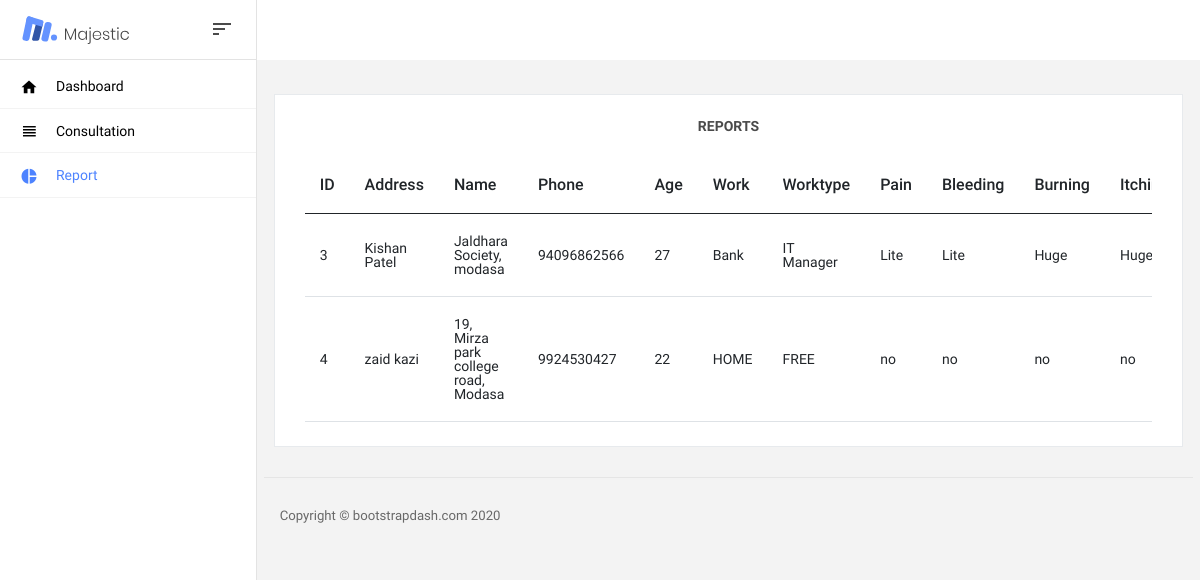
Screenshot of /report with the database file from the repository.
### home/models.py (models this page shows, shortened)
class Form(models.Model):
    name = models.CharField(max_length=122)
    address = models.CharField(max_length=122)
    phone = models.CharField(max_length=12)
    age = models.CharField(max_length=122)
    work= models.TextField(max_length=122)
    worktype= models.TextField(max_length=122)
    pain= models.TextField(max_length=122)
    bleeding= models.TextField(max_length=122)
    burning= models.TextField(max_length=122)
    itching= models.TextField(max_length=122)
    constipation= models.TextField(max_length=122)
    discharge= models.TextField(max_length=122)
    prolepse= models.TextField(max_length=122)
    anus= models.TextField(max_length=122)
    othercom= models.TextField(max_length=122)
    familyten= models.TextField(max_length=122)

### home/views.py (the view)
# urls.py: path("report" , views.report, name='report'),
def report(request):
    data= Form.objects.all()
    return render(request, 'report.html' ,{"mess":data} )

### templates/report.html (shortened to what this page needs)
{% extends 'base.html' %}
{% block body %}
<html lang="en">
<head>
  <link rel="stylesheet" href="static/vendors/mdi/css/materialdesignicons.min.css">
  <link rel="stylesheet" href="static/vendors/base/vendor.bundle.base.css">
  <link rel="stylesheet" href="static/css/style.css">
</head>
<body>
      <div class="main-panel">
        <div class="content-wrapper">
          <div class="row">
            <div class="col-lg-12 grid-margin stretch-card">
              <div class="card">
                <div class="card-body">
                  <h4 class="card-title text-center ">Reports</h4>
                  <div class="table-responsive">
                    <table class="table table-hover">
                      <thead>
                        <tr>
                          <th>ID</th>
                          <th>Address</th>
                          <th>Name</th>
                          <th>Phone</th>
                          <th>Age</th>
                          <th>Work</th>
                          <th>Worktype</th>
                          <th>Pain</th>
                          <th>Bleeding</th>
                          <th>Burning</th>
                          <th>Itching</th>
                        </tr>
                      </thead>
                      <tbody>
                      {% for ms in mess  %}
                        <tr>
                            <td>{{ms.id}}</td>
                            <td>{{ms.name}}</td>
                            <td>{{ms.address}}</td>
                            <td>{{ms.phone}}</td>
                            <td>{{ms.age}}</td>
                            <td>{{ms.work}}</td>
                            <td>{{ms.worktype}}</td>
                            <td>{{ms.pain}}</td>
                            <td>{{ms.bleeding}}</td>
                            <td>{{ms.burning}}</td>
                            <td>{{ms.itching}}</td>
                        </tr>
                      {% endfor %}
                      </tbody>
                    </table>
                  </div>
                </div>
              </div>
            </div>
        <footer class="footer">
          <div class=" d-sm-flex justify-content-center justify-content-sm-between" >
            <span class="text-muted d-block text-center text-sm-left d-sm-inline-block  ">Copyright © bootstrapdash.com 2020</span>
          </div>
        </footer>
      </div>
    </div>
  </div>
</body>
</html>
{% endblock body %}

### templates/base.html (shortened to what this page needs)
<!doctype html>
<html lang="en">
  <head>
    <link href="https://cdn.jsdelivr.net/npm/bootstrap@5.0.0-beta3/dist/css/bootstrap.min.css" rel="stylesheet">
    <link rel="stylesheet" href="static/vendors/mdi/css/materialdesignicons.min.css">
    <link rel="stylesheet" href="static/vendors/base/vendor.bundle.base.css">
    <link rel="stylesheet" href="static/css/style.css">
    <link rel="stylesheet" href="https://use.fontawesome.com/releases/v5.5.0/css/all.css"
>
  </head>
<body>
<div class="container-scroller">
    <nav class="navbar col-lg-12 col-12 p-0 fixed-top d-flex flex-row">
      <div class="navbar-brand-wrapper d-flex justify-content-center">
        <div class="navbar-brand-inner-wrapper d-flex justify-content-between align-items-center w-100">
          <a class="navbar-brand brand-logo" href="../../index.html"><img src="static/images/logo.svg" alt="logo"/></a>
          <button class="navbar-toggler navbar-toggler align-self-center" type="button" data-toggle="minimize">
            <span class="mdi mdi-sort-variant"></span>
          </button>
        </div>
      </div>
    </nav>
    <div class="container-fluid page-body-wrapper">
    <nav class="sidebar sidebar-offcanvas" id="sidebar">
        <ul class="nav">
          <li class="nav-item">
            <a class="nav-link" href="/dashboard">
              <i class="mdi mdi-home menu-icon"></i>
              <span class="menu-title">Dashboard</span>
            </a>
          </li>
           <li class="nav-item">
            <a class="nav-link" href="/consultation">
              <i class="mdi mdi-view-headline menu-icon"></i>
              <span class="menu-title">Consultation</span>
            </a>
          </li>
          <li class="nav-item">
            <a class="nav-link" href="/report">
              <i class="mdi mdi-chart-pie menu-icon"></i>
              <span class="menu-title">Report</span>
            </a>
          </li>
        </ul>
      </nav>
{% block body %}{% endblock body %}
</body>
</html>

### rows the page displays
Form: id "3", name "Kishan Patel", address "Jaldhara Society, modasa", phone "94096862566", age "27", work "Bank", worktype "IT Manager", pain "Lite", bleeding "Lite", burning "Huge", itching "Huge"
Form: id "4", name "zaid kazi", address "19, Mirza park college road, Modasa", phone "9924530427", age "22", work "HOME", worktype "FREE", pain "no", bleeding "no", burning "no", itching "no"
